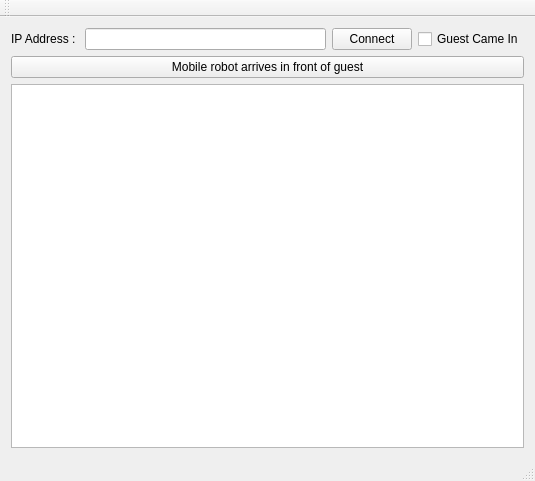
<?xml version="1.0" encoding="UTF-8"?>
<ui version="4.0">
 <class>MobileRobotClass</class>
 <widget class="QMainWindow" name="MobileRobotClass">
  <property name="geometry">
   <rect>
    <x>0</x>
    <y>0</y>
    <width>535</width>
    <height>481</height>
   </rect>
  </property>
  <property name="windowTitle">
   <string>MobileRobot</string>
  </property>
  <widget class="QWidget" name="centralWidget">
   <layout class="QGridLayout" name="gridLayout">
    <item row="0" column="0">
     <layout class="QHBoxLayout" name="horizontalLayout">
      <item>
       <widget class="QLabel" name="label">
        <property name="text">
         <string>IP Address : </string>
        </property>
       </widget>
      </item>
      <item>
       <widget class="QLineEdit" name="ipAddress"/>
      </item>
      <item>
       <widget class="QPushButton" name="connectBtn">
        <property name="text">
         <string>Connect</string>
        </property>
       </widget>
      </item>
      <item>
       <widget class="QCheckBox" name="guestCbox">
        <property name="text">
         <string>Guest Came In</string>
        </property>
       </widget>
      </item>
     </layout>
    </item>
    <item row="1" column="0">
     <widget class="QPushButton" name="positionBtn">
      <property name="text">
       <string>Mobile robot arrives in front of guest</string>
      </property>
     </widget>
    </item>
    <item row="2" column="0">
     <widget class="QTextBrowser" name="tcpMessage"/>
    </item>
   </layout>
  </widget>
  <widget class="QMenuBar" name="menuBar">
   <property name="geometry">
    <rect>
     <x>0</x>
     <y>0</y>
     <width>535</width>
     <height>21</height>
    </rect>
   </property>
  </widget>
  <widget class="QToolBar" name="mainToolBar">
   <attribute name="toolBarArea">
    <enum>TopToolBarArea</enum>
   </attribute>
   <attribute name="toolBarBreak">
    <bool>false</bool>
   </attribute>
  </widget>
  <widget class="QStatusBar" name="statusBar"/>
 </widget>
 <layoutdefault spacing="6" margin="11"/>
 <resources>
  <include location="mobilerobot.qrc"/>
 </resources>
 <connections/>
</ui>
